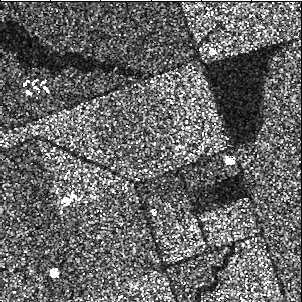
#> input picture sar_image.jpg, 302 x 302 px
$ jupyter execute --allow-errors frost_mat.ipynb
#> lines starting #> are read from the running program, lines starting #| are printed output that depends on the picture
#> (a cell that did not finish here is left out)

#> (a cell that did not finish here is left out)

[cell 3]
import cv2
import numpy as np
import matplotlib.pyplot as plt

def localMean(Im, n):
    kernel = np.ones((2*n+1, 2*n+1), np.float32) / (2*n+1)**2
    return cv2.filter2D(Im, -1, kernel)

def localVariance(Im, E, n):
    kernel = np.ones((2*n+1, 2*n+1), np.float32) / (2*n+1)**2
    E2 = cv2.filter2D(Im**2, -1, kernel)
    return E2 - E**2

def frost_filter(Im, n, a):
    dim = Im.shape
    deadpixel = 0

    # Local values
    E = localMean(Im, n)
    V = localVariance(Im, E, n)
    Speckle_index = V / (E**2)

    A_sum = np.zeros(dim)
    weight = np.zeros(dim)

    # Frost filter code
    for k in range(-n, n+1):
        if k < 0:
            Ah = np.pad(Im[:, :dim[1]-abs(k)], ((0, 0), (abs(k), 0)), mode='constant')
        elif k > 0:
            Ah = np.pad(Im[:, k:dim[1]], ((0, 0), (0, k)), mode='constant')
        else:
            Ah = Im

        for i in range(-n, n+1):
            if i < 0:
                Av = np.pad(Ah[:dim[0]-abs(i), :], ((abs(i), 0), (0, 0)), mode='constant')
            elif i > 0:
                Av = np.pad(Ah[i:dim[0], :], ((0, i), (0, 0)), mode='constant')
            else:
                Av = Ah

            dist = np.sqrt(k**2 + i**2)
            factor = np.exp(-Speckle_index * a * dist)
            A_sum += Av * factor
            weight += factor

    Im_filtered = A_sum / weight

    # Assign dead pixels
    Im_filtered[dim[0]-n:dim[0], :] = deadpixel
    Im_filtered[:n, :] = deadpixel
    Im_filtered[:, dim[1]-n:dim[1]] = deadpixel
    Im_filtered[:, :n] = deadpixel

    return Im_filtered

def kuan_filter(Im, n, sigma):
    dim = Im.shape
    deadpixel = 0

    # Local values
    E = localMean(Im, n)
    V = localVariance(Im, E, n)

    # Coefficient of Variation
    C = V / (E**2)

    # Noise Variance
    Cu = sigma**2 / (E**2)

    # Filter weight
    W = Cu / (Cu + C)

    # Filtered image
    Im_filtered = E + W * (Im - E)

    # Assign dead pixels
    Im_filtered[dim[0]-n:dim[0], :] = deadpixel
    Im_filtered[:n, :] = deadpixel
    Im_filtered[:, dim[1]-n:dim[1]] = deadpixel
    Im_filtered[:, :n] = deadpixel

    return Im_filtered

def lee_filter(Im, n, sigma):
    dim = Im.shape
    deadpixel = 0

    # Local values
    E = localMean(Im, n)
    V = localVariance(Im, E, n)

    # Noise Variance
    Cu = sigma**2 / (E**2)

    # Filter weight
    W = Cu / (Cu + V / E**2)

    # Filtered image
    Im_filtered = E + W * (Im - E)

    # Assign dead pixels
    Im_filtered[dim[0]-n:dim[0], :] = deadpixel
    Im_filtered[:n, :] = deadpixel
    Im_filtered[:, dim[1]-n:dim[1]] = deadpixel
    Im_filtered[:, :n] = deadpixel

    return Im_filtered

# Step 1: Read an image from a file
Im = cv2.imread('sar_image.jpg', cv2.IMREAD_GRAYSCALE)
#> Im is the input picture: shape (302, 302); min 0, max 255, mean 102
#Im = cv2.imread('sar_image.jpg')

# Step 2: Display the image (optional)
cv2.imshow('Original Image', Im)
cv2.waitKey(0)
cv2.destroyAllWindows()

# Step 3: Convert to grayscale (if the image is in color)
# (Not needed since we already read it in grayscale)

# Example parameters
n = 3
a = 1
sigma = 25  # Example noise standard deviation

# Apply the Frost filter
FrostImages = frost_filter(Im, n, a)
#> in localVariance, `E2 = cv2.filter2D(Im**2, -1, kernel)`:
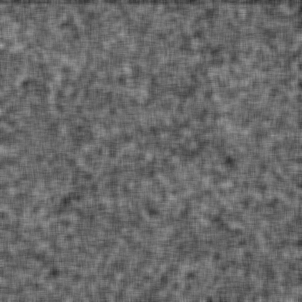
#> E2: shape (302, 302); min 45, max 164, mean 105.3
#> in localVariance, `return E2 - E**2`:
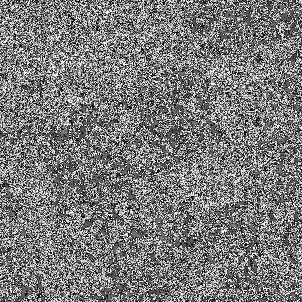
#> returned value: shape (302, 302); min 0, max 255, mean 122.3
#> the loop in frost_filter, `for k in range(-n, n+1):` made 7 passes
#> pass 1, in frost_filter, `Ah = np.pad(Im[:, :dim[1]-abs(k)], ((0, 0), (abs(k), 0)), mode='consta..`:
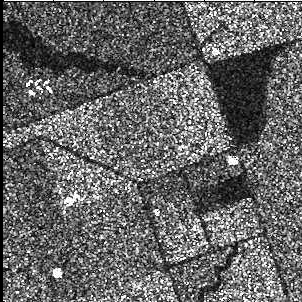
#> Ah: shape (302, 302); min 0, max 255, mean 101.2
#> after the loop in frost_filter, `for k in range(-n, n+1):`:
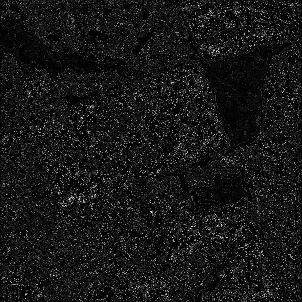
#> A_sum: shape (302, 302) float64; 6.34% of the values are NaN or infinite; the others: min 1.28e-49, max 8720.3, mean 853; drawn with min black, max white, NaN and infinite black
#> after the loop in frost_filter, `for k in range(-n, n+1):`:
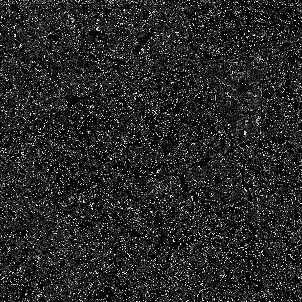
#> weight: shape (302, 302) float64; 6.34% of the values are NaN or infinite; the others: min 1, max 49, mean 8.56; drawn with min black, max white, NaN and infinite black

# Apply the Kuan filter
KuanImages = kuan_filter(Im, n, sigma)
#> in kuan_filter, `W = Cu / (Cu + C)`:
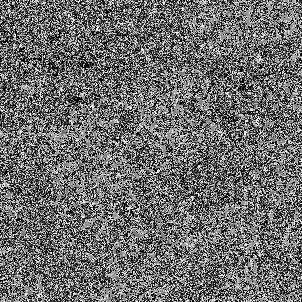
#> W: shape (302, 302) float64; 6.34% of the values are NaN or infinite; the others: min 0.71, max 1, mean 0.843; drawn with min black, max white, NaN and infinite black

# Apply the Lee filter
LeeImages = lee_filter(Im, n, sigma)

# Display the filtered images
plt.figure(figsize=(15, 5))

plt.subplot(1, 3, 1)
plt.imshow(FrostImages, cmap='gray')
plt.title('Frost Filtered Image')

plt.subplot(1, 3, 2)
plt.imshow(KuanImages, cmap='gray')
plt.title('Kuan Filtered Image')

plt.subplot(1, 3, 3)
plt.imshow(LeeImages, cmap='gray')
plt.title('Lee Filtered Image')

plt.show()

#> (a cell that did not finish here is left out)

[cell 5]
import cv2
import numpy as np
import matplotlib.pyplot as plt

def localMean(Im, n):
    kernel = np.ones((2*n+1, 2*n+1), np.float32) / (2*n+1)**2
    return cv2.filter2D(Im, -1, kernel)

def localVariance(Im, E, n):
    kernel = np.ones((2*n+1, 2*n+1), np.float32) / (2*n+1)**2
    E2 = cv2.filter2D(Im**2, -1, kernel)
    return E2 - E**2

def frost_filter(Im, n, a):
    dim = Im.shape
    deadpixel = 0

    # Local values
    E = localMean(Im, n)
    V = localVariance(Im, E, n)

    epsilon = 1e-10  # Small constant to avoid division by zero
    with np.errstate(divide='ignore', invalid='ignore'):
        Speckle_index = V / (E**2 + epsilon)

    A_sum = np.zeros(dim)
    weight = np.zeros(dim)

    # Frost filter code
    for k in range(-n, n+1):
        if k < 0:
            Ah = np.pad(Im[:, :dim[1]-abs(k)], ((0, 0), (abs(k), 0)), mode='constant')
        elif k > 0:
            Ah = np.pad(Im[:, k:dim[1]], ((0, 0), (0, k)), mode='constant')
        else:
            Ah = Im

        for i in range(-n, n+1):
            if i < 0:
                Av = np.pad(Ah[:dim[0]-abs(i), :], ((abs(i), 0), (0, 0)), mode='constant')
            elif i > 0:
                Av = np.pad(Ah[i:dim[0], :], ((0, i), (0, 0)), mode='constant')
            else:
                Av = Ah

            dist = np.sqrt(k**2 + i**2)
            factor = np.exp(-Speckle_index * a * dist)
            A_sum += Av * factor
            weight += factor

    Im_filtered = A_sum / weight

    # Assign dead pixels
    Im_filtered[dim[0]-n:dim[0], :] = deadpixel
    Im_filtered[:n, :] = deadpixel
    Im_filtered[:, dim[1]-n:dim[1]] = deadpixel
    Im_filtered[:, :n] = deadpixel

    return Im_filtered

def kuan_filter(Im, n, sigma):
    dim = Im.shape
    deadpixel = 0

    # Local values
    E = localMean(Im, n)
    V = localVariance(Im, E, n)

    epsilon = 1e-10  # Small constant to avoid division by zero
    C = V / (E**2 + epsilon)
    Cu = sigma**2 / (E**2 + epsilon)

    # Filter weight
    W = Cu / (Cu + C)

    # Filtered image
    Im_filtered = E + W * (Im - E)

    # Assign dead pixels
    Im_filtered[dim[0]-n:dim[0], :] = deadpixel
    Im_filtered[:n, :] = deadpixel
    Im_filtered[:, dim[1]-n:dim[1]] = deadpixel
    Im_filtered[:, :n] = deadpixel

    return Im_filtered

def lee_filter(Im, n, sigma):
    dim = Im.shape
    deadpixel = 0

    # Local values
    E = localMean(Im, n)
    V = localVariance(Im, E, n)

    epsilon = 1e-10  # Small constant to avoid division by zero
    Cu = sigma**2 / (E**2 + epsilon)

    # Filter weight
    W = Cu / (Cu + V / (E**2 + epsilon))

    # Filtered image
    Im_filtered = E + W * (Im - E)

    # Assign dead pixels
    Im_filtered[dim[0]-n:dim[0], :] = deadpixel
    Im_filtered[:n, :] = deadpixel
    Im_filtered[:, dim[1]-n:dim[1]] = deadpixel
    Im_filtered[:, :n] = deadpixel

    return Im_filtered

# Step 1: Read the uploaded image
image_path = 'sar_image.jpg'
Im = cv2.imread(image_path, cv2.IMREAD_GRAYSCALE)

# Step 2: Display the original image (optional)
cv2.imshow('Original Image', Im)
cv2.waitKey(0)
cv2.destroyAllWindows()

# Example parameters
n = 3
a = 1
sigma = 25  # Example noise standard deviation

# Apply the Frost filter
FrostImages = frost_filter(Im, n, a)
#> in frost_filter, `Im_filtered[:, :n] = deadpixel`:
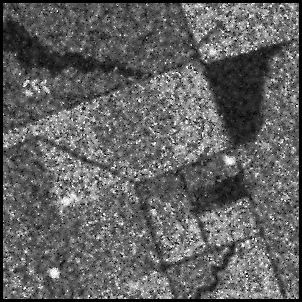
#> Im_filtered: shape (302, 302) float64; min 0, max 255, mean 98

# Apply the Kuan filter
KuanImages = kuan_filter(Im, n, sigma)
#> in kuan_filter, `Cu = sigma**2 / (E**2 + epsilon)`:
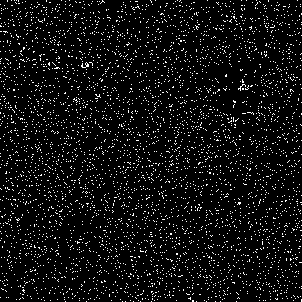
#> Cu: shape (302, 302) float64; min 2.51, max 6.25e+12, mean 3.96e+11; drawn with min black and max white
#> in kuan_filter, `W = Cu / (Cu + C)`:
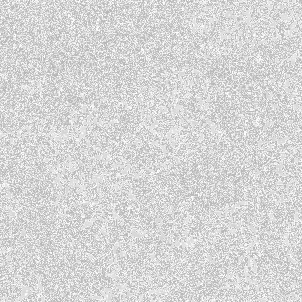
#> W: shape (302, 302) float64; min 0.71, max 1, mean 0.844
#> in kuan_filter, `Im_filtered[:, :n] = deadpixel`:
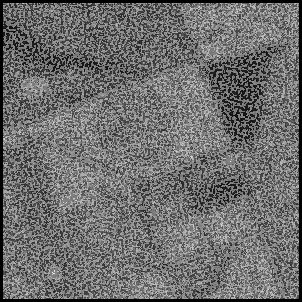
#> Im_filtered: shape (302, 302) float64; min 0, max 483, mean 208.4; drawn with min black and max white

# Apply the Lee filter
LeeImages = lee_filter(Im, n, sigma)

# Display the filtered images
plt.figure(figsize=(15, 5))

plt.subplot(1, 3, 1)
plt.imshow(FrostImages, cmap='gray')
plt.title('Frost Filtered Image')

plt.subplot(1, 3, 2)
plt.imshow(KuanImages, cmap='gray')
plt.title('Kuan Filtered Image')

plt.subplot(1, 3, 3)
plt.imshow(LeeImages, cmap='gray')
plt.title('Lee Filtered Image')

plt.show()

$ run again, with S1A_IW_GRDH_1SDV_20240713T004836_20240713T004901_054735_06AA12_F353_Amplitude_VH.tif saved as sar_image.jpg
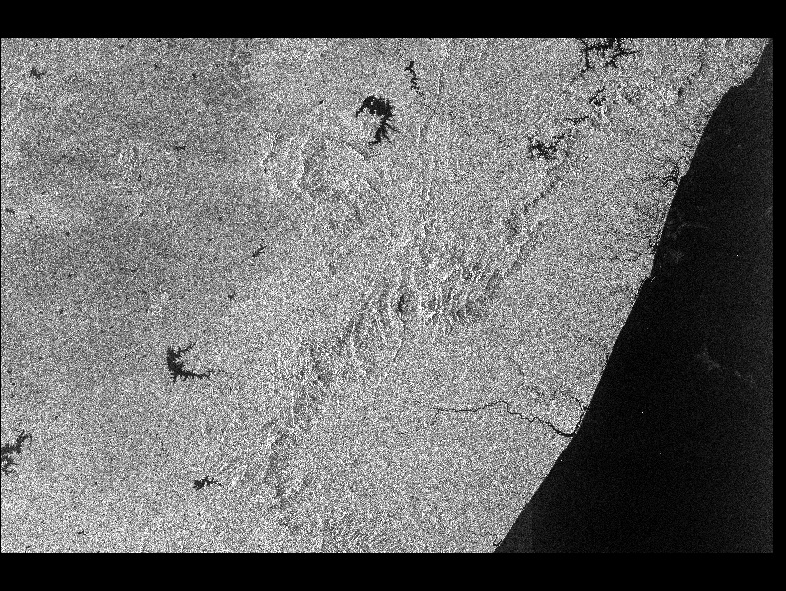
#> input picture S1A_IW_GRDH_1SDV_20240713T004836_20240713T004901_054735_06AA12_F353_Amplitude_VH.tif, 786 x 591 px
#> Im is the input picture: shape (591, 786); min 0, max 255, mean 108.2
#> after the loop in frost_filter, `for k in range(-n, n+1):`:
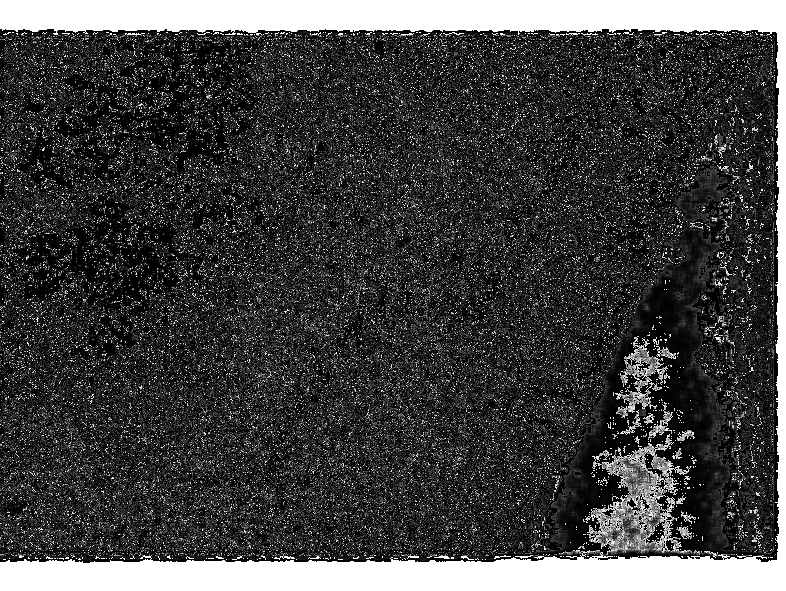
#> weight: shape (591, 786) float64; min 1, max 49, mean 13.2; drawn with min black and max white
#> in kuan_filter, `Im_filtered[:, :n] = deadpixel`:
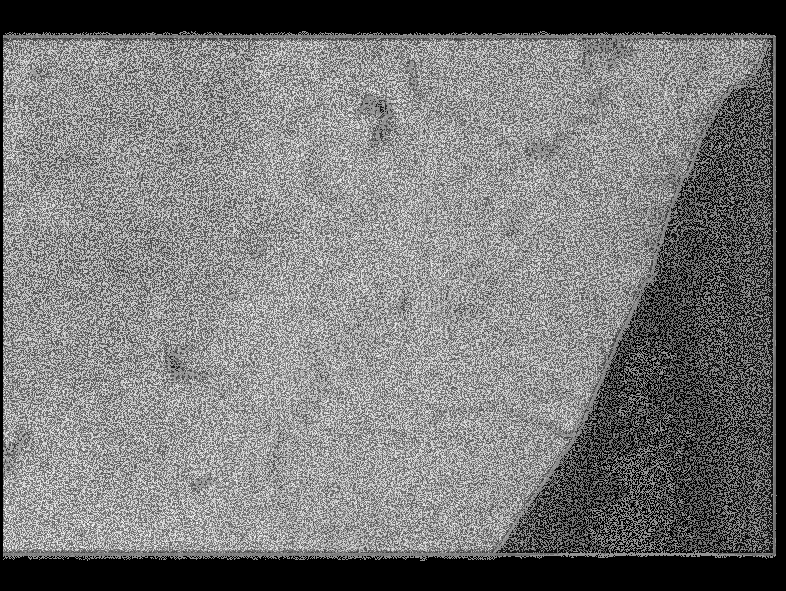
#> Im_filtered: shape (591, 786) float64; min 0, max 437, mean 206.4; drawn with min black and max white

$ run again, with S1A_IW_GRDH_1SDV_20240713T004836_20240713T004901_054735_06AA12_F353_Amplitude_VV.tif saved as sar_image.jpg
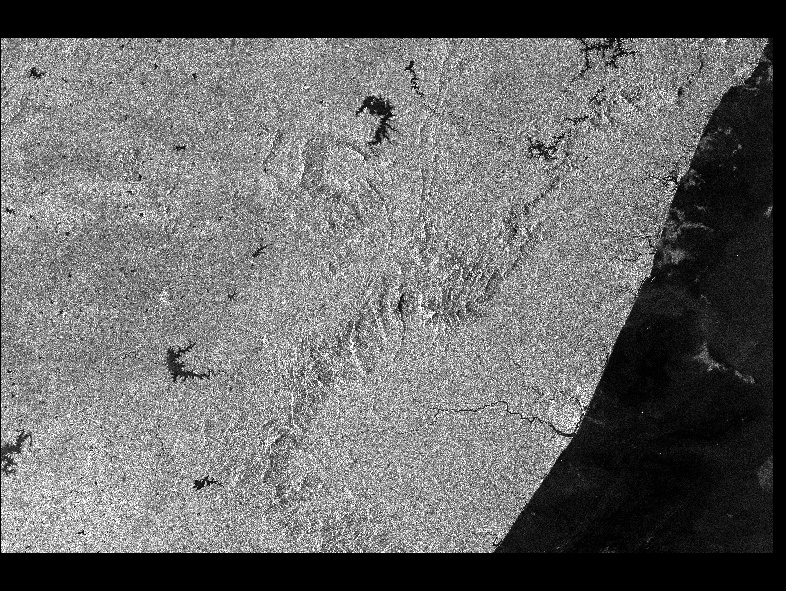
#> input picture S1A_IW_GRDH_1SDV_20240713T004836_20240713T004901_054735_06AA12_F353_Amplitude_VV.tif, 786 x 591 px
#> Im is the input picture: shape (591, 786); min 0, max 255, mean 104.7
#> in kuan_filter, `Im_filtered[:, :n] = deadpixel`:
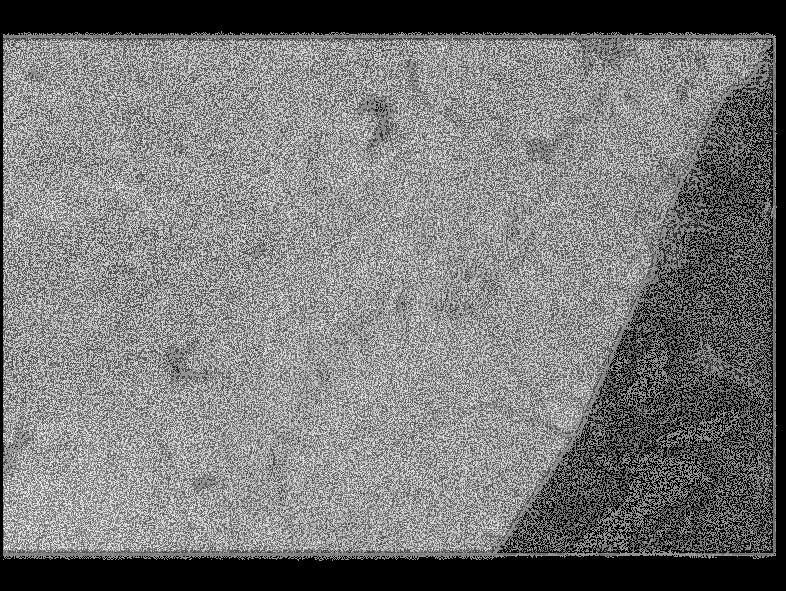
#> Im_filtered: shape (591, 786) float64; min 0, max 435.1, mean 205.2; drawn with min black and max white
